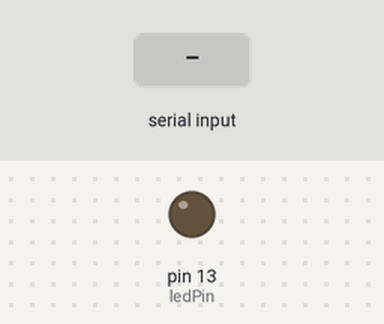
This sketch was run on a simulated Arduino Uno, built with avr-gcc and run on an emulated ATmega328P. Parts: output pins drawn as LEDs (lit = HIGH). Dashed ring = blinking. The inputs (shaded band) are chosen by the test bench. What the sketch prints to the serial monitor is not drawn.

Above: at 1.2 s.
1.3 s: "90,45\n" received over Serial
At 1.7 s:
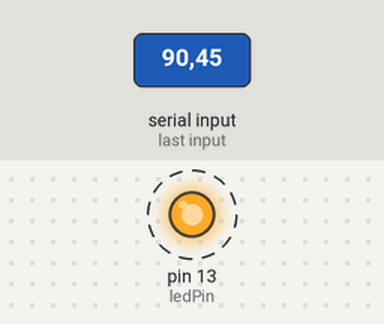
Timing chart, 0 to 10.3 s (numbered marks = the images above; inputs shaded):
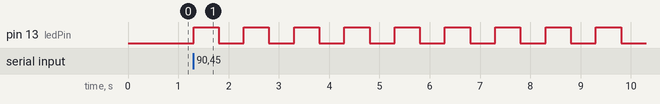

The sketch:

read_from_serialMonitor.ino
```cpp
int ledPin=13; //Using builtin LED
int NumBlinks;
int wT=500;
int j;
String msg="How Many Blinks do you want";

void setup() {
Serial.begin(9600);
pinMode(ledPin,OUTPUT);
}

void loop() {
  Serial.println(msg);
  while(Serial.available()==0){

  }
  NumBlinks=Serial.parseInt();
  for (j=1;j<=NumBlinks;j++){
    digitalWrite(ledPin,HIGH);
    delay(wT);
    digitalWrite(ledPin,LOW);
    delay(wT);
  }
}
```

Measured:
- after the input at 1.3 s, pin 13 (ledPin): alternates HIGH for 0.50 s and LOW for 0.50 s, starting at once
